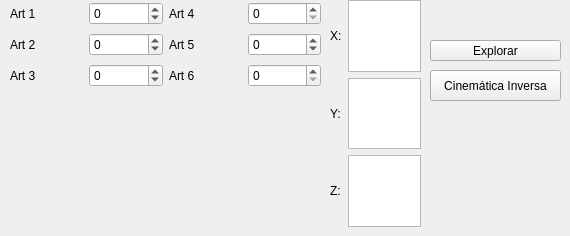
    <widget class="QWidget" name="tabCD">
     <attribute name="title">
      <string>Cinemática del Manipulador</string>
     </attribute>
     <widget class="QWidget" name="gridLayoutWidget">
      <property name="geometry">
       <rect>
        <x>10</x>
        <y>0</y>
        <width>311</width>
        <height>91</height>
       </rect>
      </property>
      <layout class="QGridLayout" name="gridLayout">
       <item row="0" column="1">
        <widget class="QSpinBox" name="spinBox">
         <property name="minimum">
          <number>-360</number>
         </property>
         <property name="maximum">
          <number>360</number>
         </property>
         <property name="singleStep">
          <number>10</number>
         </property>
        </widget>
       </item>
       <item row="1" column="1">
        <widget class="QSpinBox" name="spinBox_2">
         <property name="minimum">
          <number>-360</number>
         </property>
         <property name="maximum">
          <number>360</number>
         </property>
         <property name="singleStep">
          <number>10</number>
         </property>
        </widget>
       </item>
       <item row="0" column="3">
        <widget class="QSpinBox" name="spinBox_4"/>
       </item>
       <item row="1" column="3">
        <widget class="QSpinBox" name="spinBox_5">
         <property name="minimum">
          <number>-360</number>
         </property>
         <property name="maximum">
          <number>360</number>
         </property>
         <property name="singleStep">
          <number>10</number>
         </property>
        </widget>
       </item>
       <item row="2" column="3">
        <widget class="QSpinBox" name="spinBox_6"/>
       </item>
       <item row="0" column="0">
        <widget class="QLabel" name="label">
         <property name="text">
          <string>Art 1</string>
         </property>
        </widget>
       </item>
       <item row="1" column="0">
        <widget class="QLabel" name="label_2">
         <property name="text">
          <string>Art 2</string>
         </property>
        </widget>
       </item>
       <item row="2" column="0">
        <widget class="QLabel" name="label_3">
         <property name="text">
          <string>Art 3</string>
         </property>
        </widget>
       </item>
       <item row="0" column="2">
        <widget class="QLabel" name="label_4">
         <property name="text">
          <string>Art 4</string>
         </property>
        </widget>
       </item>
       <item row="1" column="2">
        <widget class="QLabel" name="label_5">
         <property name="text">
          <string>Art 5</string>
         </property>
        </widget>
       </item>
       <item row="2" column="2">
        <widget class="QLabel" name="label_6">
         <property name="text">
          <string>Art 6</string>
         </property>
        </widget>
       </item>
       <item row="2" column="1">
        <widget class="QSpinBox" name="spinBox_3">
         <property name="minimum">
          <number>-360</number>
         </property>
         <property name="maximum">
          <number>360</number>
         </property>
         <property name="singleStep">
          <number>10</number>
         </property>
        </widget>
       </item>
      </layout>
     </widget>
     <widget class="QPushButton" name="pushButton">
      <property name="geometry">
       <rect>
        <x>430</x>
        <y>70</y>
        <width>131</width>
        <height>31</height>
       </rect>
      </property>
      <property name="text">
       <string>Cinemática Inversa</string>
      </property>
     </widget>
     <widget class="QWidget" name="gridLayoutWidget_2">
      <property name="geometry">
       <rect>
        <x>330</x>
        <y>0</y>
        <width>91</width>
        <height>227</height>
       </rect>
      </property>
      <layout class="QGridLayout" name="gridLayout_2">
       <item row="0" column="0">
        <widget class="QLabel" name="label_7">
         <property name="text">
          <string>X:</string>
         </property>
        </widget>
       </item>
       <item row="1" column="0">
        <widget class="QLabel" name="label_8">
         <property name="text">
          <string>Y:</string>
         </property>
        </widget>
       </item>
       <item row="2" column="0">
        <widget class="QLabel" name="label_9">
         <property name="text">
          <string>Z:</string>
         </property>
        </widget>
       </item>
       <item row="0" column="1">
        <widget class="QTextEdit" name="txtPosX"/>
       </item>
       <item row="1" column="1">
        <widget class="QTextEdit" name="txtPosY"/>
       </item>
       <item row="2" column="1">
        <widget class="QTextEdit" name="txtPosZ"/>
       </item>
      </layout>
     </widget>
     <widget class="QPushButton" name="pushButton_2">
      <property name="geometry">
       <rect>
        <x>430</x>
        <y>40</y>
        <width>131</width>
        <height>21</height>
       </rect>
      </property>
      <property name="text">
       <string>Explorar</string>
      </property>
     </widget>
    </widget>
